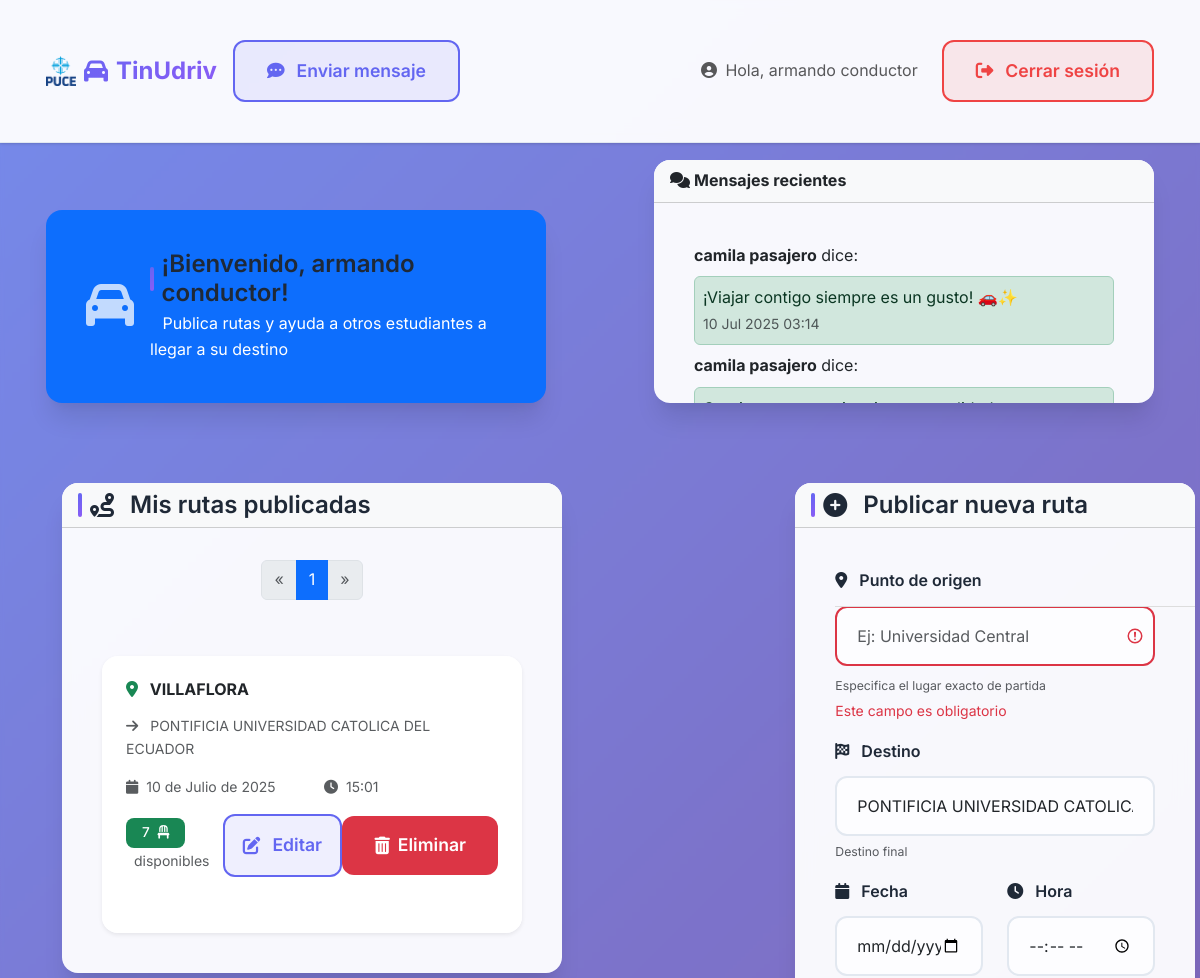
The page /panel/ (signed in, upper part) on the database as committed earlier.
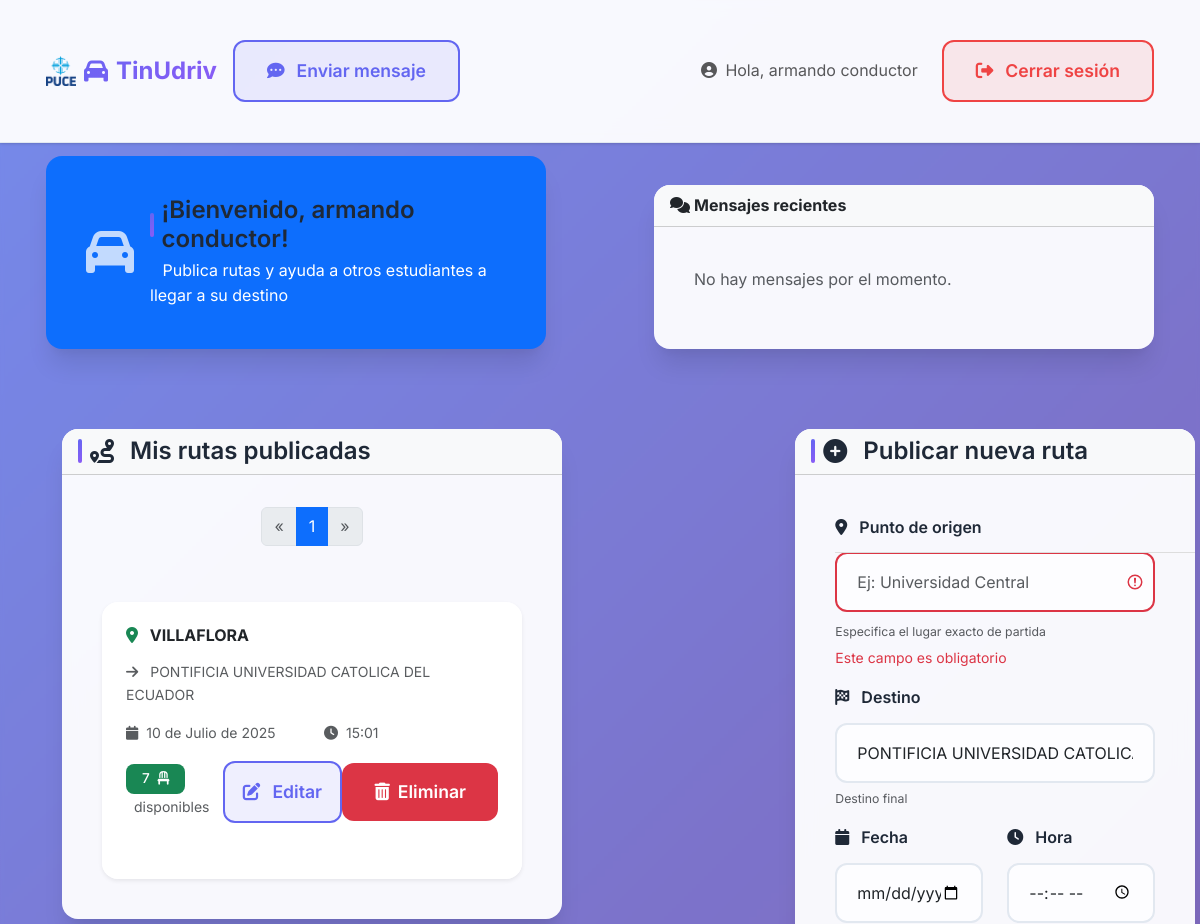
The same page on the database as committed later.
### core/models.py (models this page shows, shortened)
class Mensaje(models.Model):
    emisor = models.ForeignKey(settings.AUTH_USER_MODEL, on_delete=models.CASCADE, related_name='mensajes_enviados')
    receptor = models.ForeignKey(settings.AUTH_USER_MODEL, on_delete=models.CASCADE, related_name='mensajes_recibidos')
    contenido = models.TextField()
    timestamp = models.DateTimeField(auto_now_add=True)

class Usuario(AbstractUser):
    nombre_completo = models.CharField(max_length=100)
    origen = models.CharField(max_length=100)
    correo_institucional = models.EmailField(unique=True)
    telefono = models.CharField(max_length=20)
    facultad = models.CharField(max_length=100)
    TIPO_USUARIO_CHOICES = [
        ('conductor', 'Conductor'),
        ('pasajero', 'Pasajero'),
    ]
    tipo_usuario = models.CharField(max_length=10, choices=TIPO_USUARIO_CHOICES)
    USERNAME_FIELD = 'correo_institucional'
    REQUIRED_FIELDS = ['username', 'nombre_completo', 'telefono', 'facultad', 'tipo_usuario', 'origen']

class Ruta(models.Model):
    conductor = models.ForeignKey(Usuario, on_delete=models.CASCADE, related_name='rutas')
    origen = models.CharField(max_length=200)
    hora_salida = models.TimeField()
    fecha = models.DateField()
    sitio_llegada = models.CharField(max_length=200, default='Universidad Católica del Ecuador')
    asientos_disponibles = models.PositiveIntegerField(default=4)

### core/views.py (the view, shortened to what this page needs)
# urls.py: path('panel/', views.panel_view, name='panel'),
@login_required
def panel_view(request):
    if request.user.tipo_usuario == 'conductor':
        rutas_conductor = Ruta.objects.filter(conductor=request.user).order_by('fecha', 'hora_salida')
        rutas_por_pagina = 1
        paginator = Paginator(rutas_conductor, rutas_por_pagina)
        page_number = request.GET.get('page')
        page_obj = paginator.get_page(page_number)
        mensajes_qs = Mensaje.objects.filter(
            receptor__tipo_usuario=request.user.tipo_usuario
        ).order_by('-timestamp')
        mensajes_unicos = []
        contenidos_vistos = set()
        for mensaje in mensajes_qs:
            if mensaje.contenido not in contenidos_vistos:
                mensajes_unicos.append(mensaje)
                contenidos_vistos.add(mensaje.contenido)
            if len(mensajes_unicos) >= 10:
                break
        context = {
        'user': request.user,
        'rutas': page_obj,
        'mensajes': mensajes_unicos,
        }
        return render(request, 'panel_conductor.html', context)

### core/templates/panel_conductor.html (shortened to what the changed rows need)
{% extends "base.html" %}
{% load widget_tweaks %}
{% load static %}
{% block content %}
<div class="container py-5 mt-4">
    <div class="row">
        <div class="col-lg-8 mb-4">
            <div class="card">
                <nav aria-label="Page navigation" class="mt-4">
                    <ul class="pagination justify-content-center">
                        {% for i in rutas.paginator.page_range %}
                            {% if rutas.number == i %}
                                <li class="page-item active" aria-current="page">
                                    <span class="page-link">{{ i }}</span>
                                </li>
                            {% else %}
                                <li class="page-item"><a class="page-link" href="?page={{ i }}">{{ i }}</a></li>
                            {% endif %}
                        {% endfor %}
                    </ul>
                </nav>
                <div class="card-body">
                    {% if rutas %}
                        <div class="row g-4">
                            {% for ruta in rutas %}
                                <div class="row-md-6">
                                    <div class="card border-0 shadow-sm h-100" style="margin-bottom: 2rem;">
                                        <div class="card-body p-4">
                                            <div class="d-flex justify-content-between align-items-start mb-3">
                                                <h6 class="fw-bold mb-0">
                                                    <i class="fas fa-map-marker-alt me-2 text-success"></i>
                                                    {{ ruta.origen }}
                                                </h6>
                                            </div>
                                            {% if ruta.sitio_llegada %}
                                                <p class="text-muted small mb-3">
                                                    <i class="fas fa-arrow-right me-2"></i>
                                                    {{ ruta.sitio_llegada }}
                                                </p>
                                            {% endif %}
                                            <div class="route-details mb-3">
                                                <div class="row">
                                                    <div class="col-6">
                                                        <small class="text-muted d-block">
                                                            <i class="fas fa-calendar me-1"></i>
                                                            {{ ruta.fecha }}
                                                        </small>
                                                    </div>
                                                    <div class="col-6">
                                                        <small class="text-muted d-block">
                                                            <i class="fas fa-clock me-1"></i>
                                                            {{ ruta.hora_salida }}
                                                        </small>
                                                    </div>
                                                </div>
                                            </div>
                                            <div class="d-flex justify-content-between align-items-center">
                                                <div class="seats-info">
                                                    {% if ruta.asientos_disponibles > 0 %}
                                                        <span class="badge bg-success">
                                                            {{ ruta.asientos_disponibles }}
                                                            <i class="fas fa-chair ms-1"></i>
                                                        </span>
                                                        <small class="text-muted ms-2">disponibles</small>
                                                    {% else %}
                                                        <span class="badge bg-danger">Completo</span>
                                                    {% endif %}
                                                </div>
                                                <a href="{% url 'editar_ruta' ruta.id %}" class="btn btn-outline-primary btn-sm">
                                                    <i class="fas fa-edit me-1"></i>
                                                    Editar
                                                </a>
                                                <form action="{% url 'eliminar_ruta' ruta.id %}" method="post" style="display:inline;">
                                                    <button type="submit" class="btn btn-sm btn-danger"
                                                            onclick="return confirm('¿Estás seguro de que deseas eliminar esta ruta?');">
                                                        <i class="fas fa-trash-alt"></i> Eliminar
                                                    </button>
                                                </form>
                                            </div>
                                        </div>
                                    </div>
                                </div>
                            {% endfor %}
                        </div>
                    {% endif %}
                </div>
            </div>
        </div>
    </div>
</div>
{% endblock content %}

### core/templates/base.html (shortened to what the changed rows need)
{% load static %} {% load widget_tweaks %}
<!DOCTYPE html>
<html lang="es">
<head>
    <link href="https://cdn.jsdelivr.net/npm/bootstrap@5.3.0/dist/css/bootstrap.min.css" rel="stylesheet" />
    <link rel="stylesheet" href="https://cdnjs.cloudflare.com/ajax/libs/font-awesome/6.7.2/css/all.min.css"
 />
    <link href="{% static 'styles.css' %}" rel="stylesheet">
</head>
<body>
    <main class="main">
        <div class="container">
            {% if user.is_authenticated %}
            <div class="bienvenidaychat">
                <div class="card mt-1">
                        <div class="card-body" style="max-height: 200px; overflow-y: auto;">
                            {% for mensaje in mensajes %}
                            <div class="mb-2">
                                <strong>{{ mensaje.emisor.nombre_completo }}</strong> dice:
                                <div class="
                                    alert p-2 mt-2 mb-0
                                    {% if mensaje.emisor.tipo_usuario == 'conductor' %}
                                        alert-primary
                                    {% else %}
                                        alert-success
                                    {% endif %}
                                ">
                                    {{ mensaje.contenido }}
                                    <br>
                                    <small class="text-muted">{{ mensaje.timestamp|date:"d M Y H:i" }}</small>
                                </div>
                            </div>
                            {% empty %}
                            <p class="text-muted">No hay mensajes por el momento.</p>
                            {% endfor %}
                        </div>
                    </div>
            </div>
            {% endif %}
            {% block content %}{% endblock content %}
        </div>
    </main>
</body>
</html>

Rows that differ between the two databases and show on the page:
removed Mensaje: emisor.nombre_completo "camila pasajero", contenido "¡Viajar contigo siempre es un gusto! 🚗✨", timestamp "10 Jul 2025 03:14"
removed Mensaje: emisor.nombre_completo "camila pasajero"
Other text that changed with them:
text now shown: "No hay mensajes por el momento."
